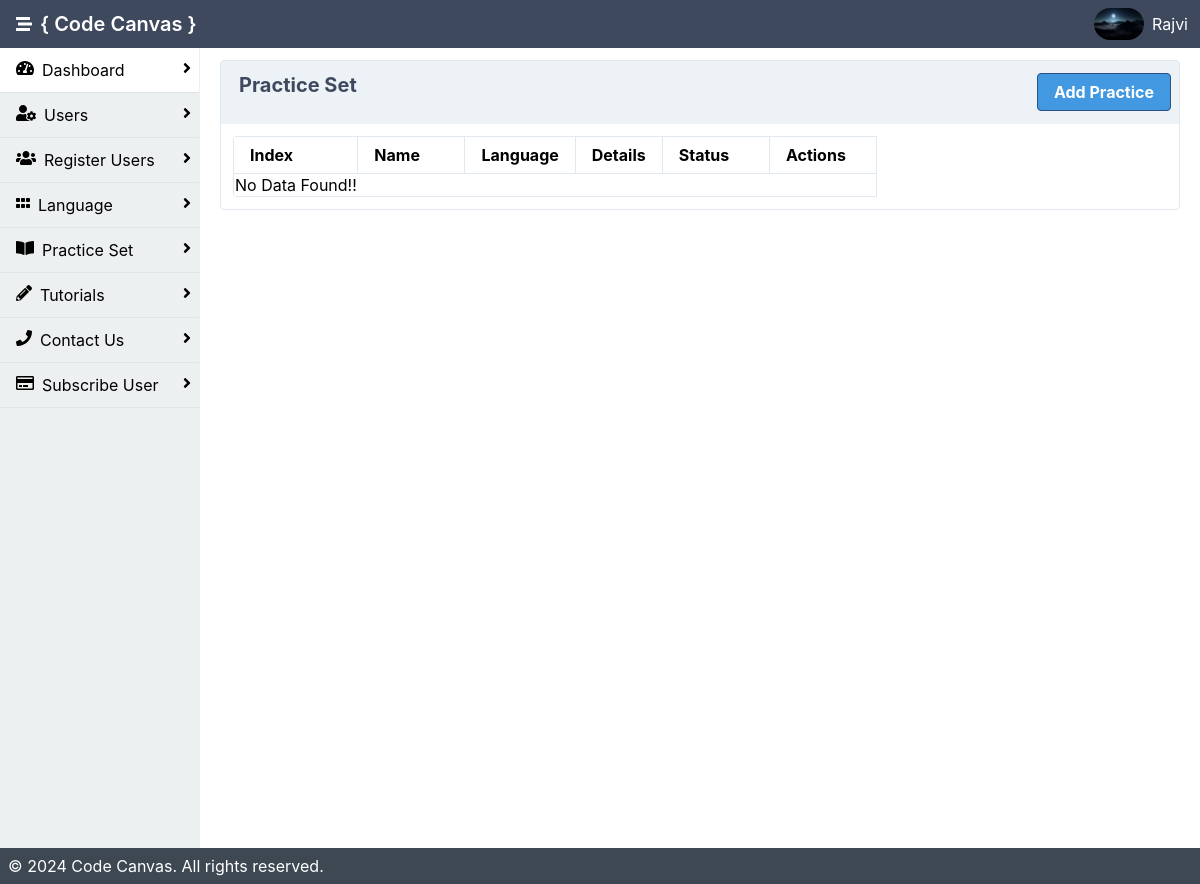
The app's page /admin/practice.php (signed in), older data.
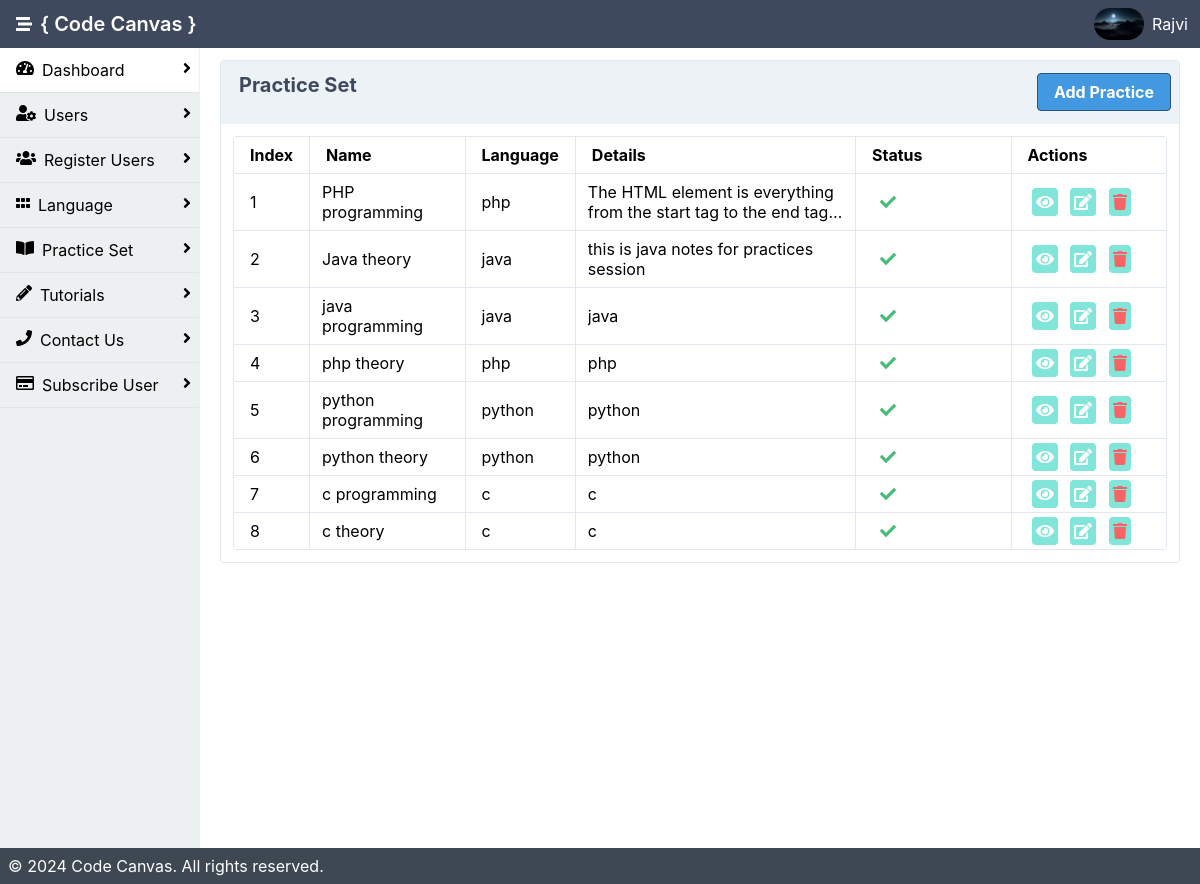
The same page, newer data.
### tables this page shows
CREATE TABLE `user` (
  `user_id` int(11) NOT NULL,
  `u_image` varchar(200) DEFAULT NULL,
  `name` varchar(200) NOT NULL,
  `email` varchar(200) NOT NULL,
  `passwd` varchar(50) NOT NULL,
  `is_active` int(11) NOT NULL DEFAULT 0,
  `created_date` date NOT NULL DEFAULT current_timestamp(),
  `number` varchar(10) NOT NULL,
  `city` varchar(400) NOT NULL
);

CREATE TABLE `practice` (
  `id` int(200) NOT NULL,
  `prc_lang` varchar(200) NOT NULL,
  `prc_pdf` varchar(200) NOT NULL,
  `prc_name` varchar(200) NOT NULL,
  `detail` varchar(500) NOT NULL,
  `is_active` int(11) NOT NULL DEFAULT 0,
  `created_date` date NOT NULL DEFAULT current_timestamp()
);

### admin/practice.php (the view, shortened to what this page needs)
<?php
include 'inc/header.php';
$records_per_page = 8;
$current_page = isset($_GET['page']) ? $_GET['page'] : 1;
$start_from = ($current_page - 1) * $records_per_page;
$qry = "SELECT * FROM practice LIMIT $start_from, $records_per_page";
$data = mysqli_query($con, $qry);
$index_start = ($current_page - 1) * $records_per_page + 0;
?>
<!DOCTYPE html>
<html lang="en">
<div class="mx-auto bg-grey-400">
    <div class="min-h-screen flex flex-col">
        <div class="flex flex-1">
            <?php include 'inc/sidebar.php'; ?>
            <main class="bg-white-500 flex-1 p-3 overflow-hidden">
            <div class="flex flex-1  flex-col md:flex-row lg:flex-row mx-2">
                        <div class="mb-2 border-solid border-gray-300 rounded border shadow-sm w-full">
                        <div class="bg-gray-200 px-2 py-3 border-solid border-gray-200 border-b flex justify-between">
                        <span class="heder">Practice Set</span>
                        <a class="bg-blue-500 hover:bg-blue-800 text-white font-bold py-2 px-4 border border-blue-800 rounded" href="add_practice.php">Add Practice</a>
                    </div>
                            <div class="p-3">
                                <table class="table-responsive w-full rounded">
                                    <thead>
                                      <tr>
                                          <th class="border px-4 py-2">Index</th>
                                          <th class="border w-1/6 px-4 py-2">Name</th>
                                          <th class="border px-4 py-2">Language</th>
                                          <th class="border px-4 py-2">Details</th>
                                        <th class="border w-1/6 px-4 py-2">Status</th>
                                        <th class="border w-1/6 px-4 py-2">Actions</th>
                                      </tr>
                                    </thead>
                                    <tbody>
                                    <?php
                                    $i = $index_start;
                                    $co=0;
                                    if(mysqli_num_rows($data) > 0 ){
                                    while($result= mysqli_fetch_assoc($data)){
                                        $i++;
                                        $popup_container = "popup-container".$i;
                                    ?>
                                        <tr>
                                            <td class="border px-4 py-2"><?php echo $i;?></td>
                                            <td class="border px-3 py-2"><?php echo $result['prc_name'];?></td>
                                            <td class="border px-4 py-2"><?php echo $result['prc_lang'];?></td>
                                            <td class="border px-3 py-2"><p class="textwrap"><?php echo strip_tags($result['detail']);?></p></td>
                                            <td class="border px-4 py-2"><?php if($result['is_active'] == 1){?>
                                                <i class="fa fa-check text-green-500 mx-2"></i>
                                                <?php }else{ ?>
                                                    <i class="fa fa-close text-red-500 mx-2"></i>
                                                <?php }?></td>
                                            <td class="border px-4 py-2">
                                            <a class="bg-teal-300 cursor-pointer rounded p-1 mx-1 text-white">
                                                        <i class="fas fa-eye" onclick="openPopup('<?php echo $popup_container; ?>')"></i></a>
                                                <a class="bg-teal-300 cursor-pointer rounded p-1 mx-1 text-white" href="edit_prac.php?prcid=<?php echo $result['id']; ?>">
                                                        <i class="fas fa-edit"></i></a>
                                                <a class="bg-teal-300 cursor-pointer rounded p-1 mx-1 text-red-500" href="delete.php?prcid=<?php echo $result['id']; ?>">
                                                        <i class="fas fa-trash"></i>
                                                </a>
                                            </td>
                                        </tr>
                                        <?php $co++; } }else{
                                            ?>
                        <tr class="border"><td>No Data Found!!</td></tr>
                                            <?php
                    }?>
                                    </tbody>
                                </table>
                            </div>
                        </div>
                    </div>
                    <div class="p-3">
                        </div>
                </div>
        </div>
        <?php include 'inc/footer.php'; ?>
    </div>
</body>
</html>

### admin/inc/header.php (shortened to what this page needs)
<?php
include 'db.php';
$userid = $_SESSION["userid"];
$name = $_SESSION["name"];
$qry = "SELECT * FROM user WHERE user_id= '".$userid."'";
$res = mysqli_query($con , $qry);
$data = mysqli_fetch_assoc($res);
$image = "uploads/".$data['u_image'];
?>
<html lang="en">
<head>
    <link rel="stylesheet" href="./dist/styles.css">
    <link rel="stylesheet" href="https://cdnjs.cloudflare.com/ajax/libs/font-awesome/4.7.0/css/font-awesome.min.css">
</head>
<body>
<header class="bg-nav">
            <div class="flex justify-between">
                <div class="p-1 mx-3 inline-flex items-center">
                    <i class="fas fa-stream text-white" onclick="sidebarToggle()"></i>
                    <h1 class="text-white p-2">{ Code Canvas }</h1>
                </div>
                <div class="p-1 flex flex-row items-center">
                    <?php if(isset($data['u_image']) && file_exists($image)){
                                                    ?>
                    <img onmouseover="profileToggle()" class="inline-block h-8 rounded-full" src="<?php echo 'uploads/'.$data['u_image'];?>" alt="">
                    <?php }else{ ?>
                                                    <img src="uploads/images.png" onmouseover="profileToggle()" class="inline-block h-8 rounded-full"></img>
                                                    <?php } ?>
                    <a href="#" onmouseover="profileToggle()" onmouseout="profileToggle()" class="text-white p-2 no-underline hidden md:block lg:block"><?php echo $name; ?></a>
                </div>
            </div>
        </header>

### admin/inc/sidebar.php (shortened to what this page needs)
<aside id="sidebar" class="bg-side-nav w-1/2 md:w-1/6 lg:w-1/6 border-r border-side-nav hidden md:block lg:block">
    <ul class="list-reset flex flex-col">
        <a href="index.php"
                       class="font-sans no-underline">
        <li class=" w-full h-full py-3 px-2 border-b border-light-border bg-white">
                            <i class="fas fa-tachometer-alt float-left mx-2"></i>
                            Dashboard
                            <span><i class="fa fa-angle-right float-right"></i></span>
                        </li>
                    </a>
                    <a href="users.php"
                       class="font-sans no-underline">
                    <li class="w-full h-full py-3 px-2 border-b border-light-border">
                            <i class="fas fa-user-cog float-left mx-2"></i>
                            Users
                            <span><i class="fa fa-angle-right float-right"></i></span>
                        </li>
                    </a>
                    <a href="reg_user.php"
                       class="font-sans no-underline">
                    <li class="w-full h-full py-3 px-2 border-b border-light-border">
                            <i class="fa fa-users float-left mx-2"></i>
                            Register Users
                            <span><i class="fa fa-angle-right float-right"></i></span>
                        </li>
                    </a>
                    <a href="lang.php"
                       class="font-sans no-underline">
                    <li class="w-full h-full py-3 px-2 border-b border-light-border">
                            <i class="fas fa-grip-horizontal float-left mx-2"></i>
                            Language
                            <span><i class="fa fa-angle-right float-right"></i></span>
                        </li>
                    </a>
                    <a href="Practice.php"
                       class="font-sans no-underline">
                    <li class="w-full h-full py-3 px-2 border-b border-light-border">
                            <i class="fas fa-book-open float-left mx-2"></i>
                            Practice Set
                            <span><i class="fa fa-angle-right float-right"></i></span>
                        </li>
                    </a>
                    <a href="tutorials.php"
                    class="font-sans no-underline">
                    <li class="w-full h-full py-3 px-2 border-b border-light-border">
                        <i class="fas fa-pencil-alt float-left mx-2"></i>
                        Tutorials
                        <span><i class="fa fa-angle-right float-right"></i></span>
                    </li>
                </a>
                <a href="contact.php"
                class="font-sans no-underline">
                <li class="w-full h-full py-3 px-2 border-b border-light-border">
                    <i class="fas fa-phone float-left mx-2"></i>
                    Contact Us
                    <span><i class="fa fa-angle-right float-right"></i></span>
                </li>
            </a>
            <a href="pay.php"
            class="font-sans no-underline">
            <li class="w-full h-full py-3 px-2 border-b border-light-border">
                <i class="far fa-credit-card float-left mx-2"></i>
                Subscribe User
                <span><i class="fa fa-angle-right float-right"></i></span>
            </li>
        </a>
                </ul>
            </aside>

### admin/inc/footer.php
<footer class="bg-grey-darkest text-white p-2">
            <div class="flex flex-1 mx-auto">&copy; 2024 Code Canvas. All rights reserved.</div>
        </footer>

### admin/practice.php (style rules this page uses)
.textwrap { max-height: 4em; overflow: hidden; text-overflow: ellipsis; display: -webkit-box; -webkit-line-clamp: 2; -webkit-box-orient: vertical; }

Row changes from the older to the newer data that the page shows:
added practice: prc_name "PHP programming", prc_lang "php", detail "The HTML element is everything from the start tag to the end…", is_active 1 (drawn)
added practice: prc_name "Java theory", prc_lang "java", detail "this is java notes for practices session", is_active 1 (drawn)
added practice: prc_name "java programming", prc_lang "java", detail "java", is_active 1 (drawn)
added practice: prc_name "php theory", prc_lang "php", detail "php", is_active 1 (drawn)
added practice: prc_name "python programming", prc_lang "python", detail "python", is_active 1 (drawn)
added practice: prc_name "python theory", prc_lang "python", detail "python", is_active 1 (drawn)
added practice: prc_name "c programming", prc_lang "c", detail "c", is_active 1 (drawn)
added practice: prc_name "c theory", prc_lang "c", detail "c", is_active 1 (drawn)
Text that changed along with them:
text no longer shown: "No Data Found!!"
